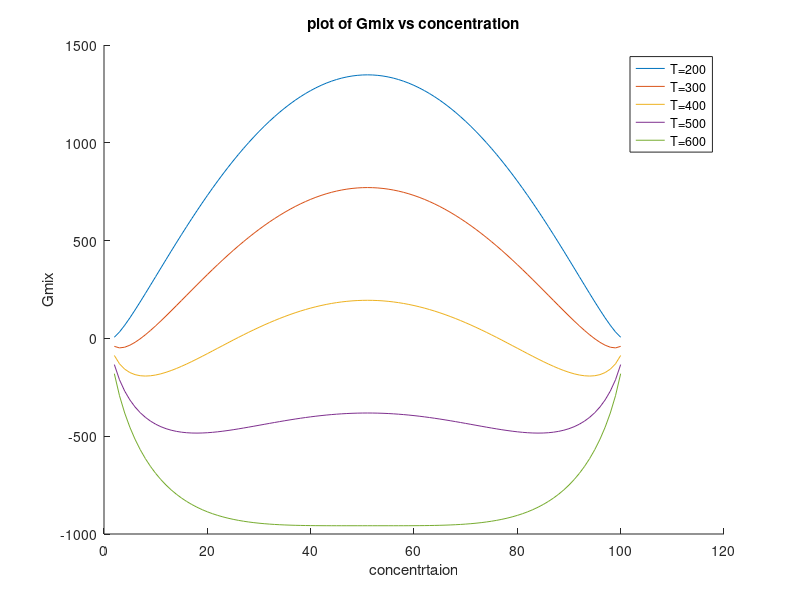

Source code (MATLAB):
clc
clear all
%Cu atom as specimen
O = 10000;
D = 100;
dx= 0.5;
dt=1/(20*D);
R=8.314;
n = 100;
count = 1;
T_arr =  [200, 300, 400, 500, 600];
G = [];
for j =1:5
    count = 1;
    for i = 0:0.01:1
        
        G(count) = O*i*(1-i) +R*T_arr(j)*(i*log(i) + (1-i)*log(1-i));
        count = count+1;
        
    end
    hold on
    disp(find(min(G)))
    plot(G);
    str = sprintf('plot of Gmix vs concentration');
    title(str)
    xlabel('concentrtaion')
    ylabel('Gmix')
    
    
    legend(['T=' num2str(T_arr(1))],['T=' num2str(T_arr(2))],['T=' num2str(T_arr(3))],['T=' num2str(T_arr(4))],['T=' num2str(T_arr(5))])
    hold on
end

        